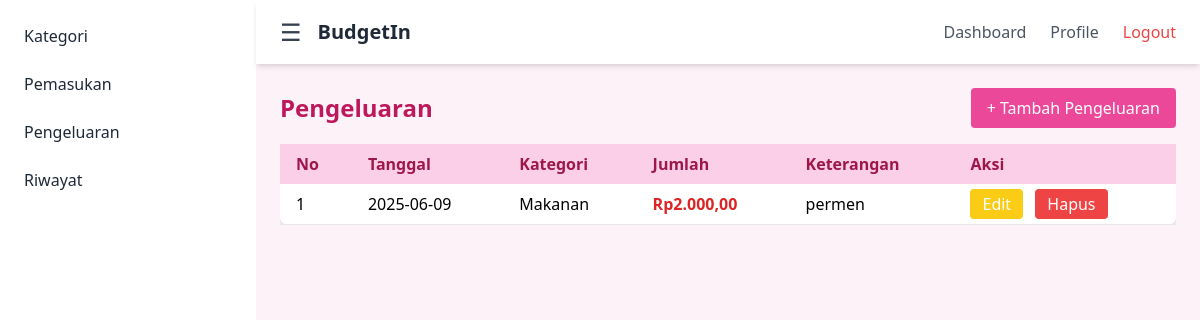
/pages/tables/pengeluaran.php (signed in), run on the app's committed database.
### tables this page shows
CREATE TABLE `pengeluaran` (
  `id` int(11) NOT NULL,
  `user_id` int(11) DEFAULT NULL,
  `kategori_id` int(11) DEFAULT NULL,
  `jumlah` decimal(15,2) NOT NULL,
  `tanggal` date NOT NULL,
  `keterangan` text DEFAULT NULL
);

CREATE TABLE `kategori` (
  `id` int(11) NOT NULL,
  `nama_kategori` varchar(100) NOT NULL,
  `jenis` enum('pemasukan','pengeluaran') NOT NULL
);

### pages/tables/pengeluaran.php (the view, shortened to what this page needs)
<?php
include '../../config/koneksi.php';
$user_id = $_SESSION['user_id'];
$query = mysqli_query($conn, "
    SELECT p.*, k.nama_kategori
    FROM pengeluaran p
    JOIN kategori k ON p.kategori_id = k.id
    WHERE p.user_id = $user_id
    ORDER BY p.tanggal DESC
");
?>
<!DOCTYPE html>
<html lang="en">
<head>
  <script src="https://cdn.tailwindcss.com"></script>
</head>
<body class="bg-pink-50 min-h-screen">
  <div class="flex">
    <?php include '../../components/sidebar.php'; ?>
    <div class="flex-1 flex flex-col">
      <?php include '../../components/header.php'; ?>
      <main class="p-6">
        <div class="flex justify-between items-center mb-4">
          <h1 class="text-2xl font-bold text-pink-700">Pengeluaran</h1>
          <a href="../forms/tambah_pengeluaran.php" class="bg-pink-500 text-white px-4 py-2 rounded hover:bg-pink-600">
            + Tambah Pengeluaran
          </a>
        </div>
        <div class="overflow-x-auto">
          <table class="min-w-full bg-white rounded-lg shadow-md">
            <thead class="bg-pink-200 text-pink-800">
              <tr>
                <th class="px-4 py-2 text-left">No</th>
                <th class="px-4 py-2 text-left">Tanggal</th>
                <th class="px-4 py-2 text-left">Kategori</th>
                <th class="px-4 py-2 text-left">Jumlah</th>
                <th class="px-4 py-2 text-left">Keterangan</th>
                <th class="px-4 py-2 text-left">Aksi</th>
              </tr>
            </thead>
            <tbody>
              <?php $no = 1; while ($row = mysqli_fetch_assoc($query)) { ?>
              <tr class="border-b hover:bg-pink-100">
                <td class="px-4 py-2"><?= $no++ ?></td>
                <td class="px-4 py-2"><?= $row['tanggal'] ?></td>
                <td class="px-4 py-2"><?= $row['nama_kategori'] ?></td>
                <td class="px-4 py-2 text-red-600 font-semibold">Rp<?= number_format($row['jumlah'], 2, ',', '.') ?></td>
                <td class="px-4 py-2"><?= htmlspecialchars($row['keterangan']) ?></td>
                <td class="px-4 py-2 space-x-2">
                  <a href="../forms/edit_pengeluaran.php?id=<?= $row['id'] ?>" class="bg-yellow-400 text-white px-3 py-1 rounded hover:bg-yellow-500">Edit</a>
                  <a href="../forms/delete_pengeluaran.php?id=<?= $row['id'] ?>" onclick="return confirm('Hapus data ini?')" class="bg-red-500 text-white px-3 py-1 rounded hover:bg-red-600">Hapus</a>
                </td>
              </tr>
              <?php } ?>
            </tbody>
          </table>
        </div>
      </main>
    </div>
  </div>
</body>
</html>

### data on the page
pengeluaran: tanggal "2025-06-09", kategori.nama_kategori "Makanan", jumlah "2.000,00", keterangan "permen"
